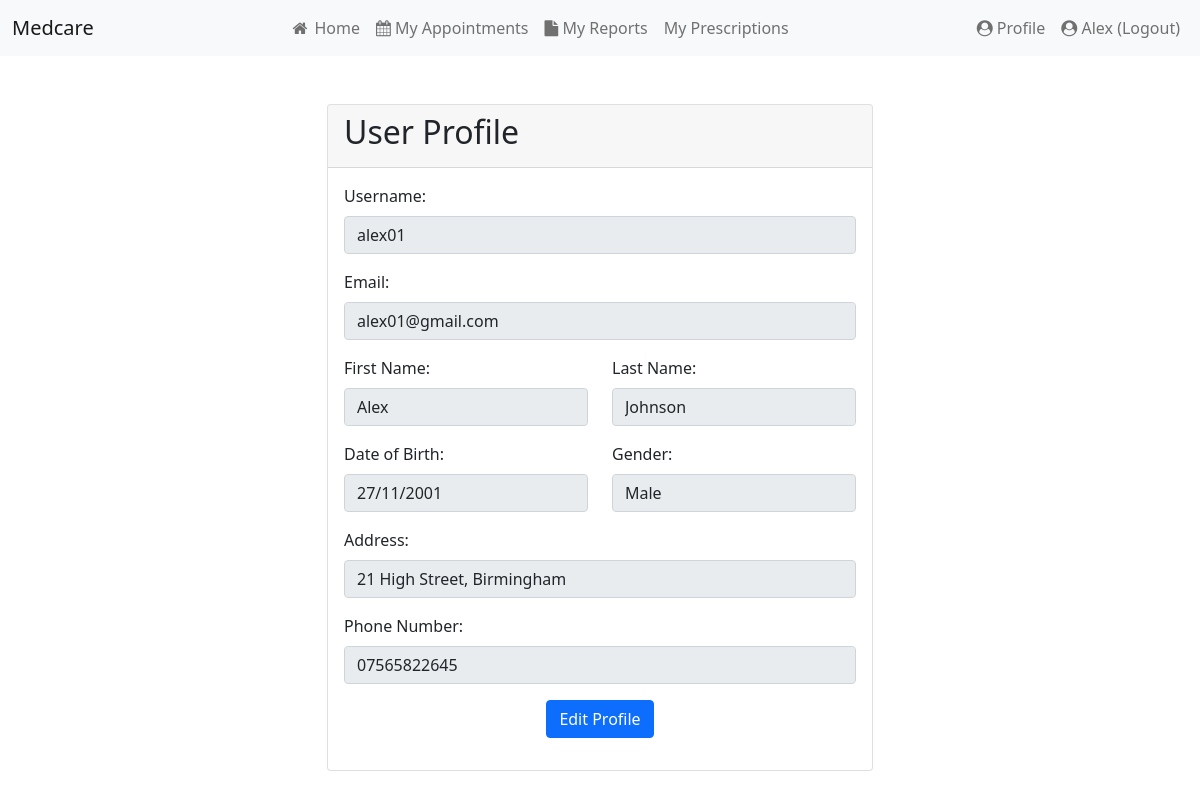
The app's page /profile.php (signed in) with its own data.
### tables this page shows
CREATE TABLE `users` (
  `user_id` int(255) NOT NULL,
  `username` varchar(50) NOT NULL,
  `password` varchar(255) NOT NULL,
  `email` varchar(255) NOT NULL,
  `first_name` char(50) NOT NULL,
  `last_name` char(50) NOT NULL,
  `security_question` varchar(255) NOT NULL,
  `security_answer` varchar(255) NOT NULL,
  `role` char(20) NOT NULL
);

CREATE TABLE `patients` (
  `patient_id` int(11) NOT NULL,
  `user_id` int(255) NOT NULL,
  `first_name` varchar(100) NOT NULL,
  `last_name` varchar(100) NOT NULL,
  `gender` varchar(50) NOT NULL,
  `DOB` date NOT NULL,
  `address` varchar(255) NOT NULL,
  `phone_number` varchar(11) NOT NULL,
  `health_condition` text DEFAULT NULL
);

### src/profile.php (the view, shortened to what this page needs)
<?php
$user_id = $_SESSION['user_id'];
$conn = getDatabase();
$stmt = $conn->prepare("SELECT * FROM users WHERE user_id = :user_id");
$stmt->bindParam(':user_id', $user_id);
$stmt->execute();
$user = $stmt->fetch(PDO::FETCH_ASSOC);
$stmt = $conn->prepare("SELECT * FROM patients WHERE user_id = :user_id");
$stmt->bindParam(':user_id', $user_id);
$stmt->execute();
$patient = $stmt->fetch(PDO::FETCH_ASSOC);
$dob = date('d/m/Y', strtotime($patient['DOB']));
?>
<!DOCTYPE html>
<html lang="en">
<head>
    <link rel="stylesheet" href="https://cdn.jsdelivr.net/npm/bootstrap@5.0.2/dist/css/bootstrap.min.css">
    <link rel="stylesheet" href="https://cdnjs.cloudflare.com/ajax/libs/font-awesome/4.7.0/css/font-awesome.min.css">
</head>
<body>
    <?php include 'header.php'; ?>
    <div class="container mt-5">
        <div class="row justify-content-center">
            <div class="col-md-6">
                <div class="card">
                    <div class="card-header">
                        <h2 class="card-title">User Profile</h2>
                    </div>
                    <div class="card-body">
                        <div class="mb-3">
                            <label for="username" class="form-label">Username:</label>
                            <input type="text" id="username" class="form-control" value="<?php echo $user['username']; ?>" readonly>
                        </div>
                        <div class="mb-3">
                            <label for="email" class="form-label">Email:</label>
                            <input type="email" id="email" class="form-control" value="<?php echo $user['email']; ?>" readonly>
                        </div>
                        <div class="mb-3">
                            <div class="row">
                                <div class="col">
                                    <label for="first-name" class="form-label">First Name:</label>
                                    <input type="text" id="first-name" class="form-control" value="<?php echo $user['first_name']; ?>" readonly>
                                </div>
                                <div class="col">
                                    <label for="last-name" class="form-label">Last Name:</label>
                                    <input type="text" id="last-name" class="form-control" value="<?php echo $user['last_name']; ?>" readonly>
                                </div>
                            </div>
                        </div>
                        <div class="mb-3">
                            <div class="row">
                                <div class="col">
                                    <label for="dob" class="form-label">Date of Birth:</label>
                                    <input type="text" id="dob" class="form-control" value="<?php echo $dob; ?>" readonly>
                                </div>
                                <div class="col">
                                    <label for="gender" class="form-label">Gender:</label>
                                    <input type="text" id="gender" class="form-control" value="<?php echo $patient['gender']; ?>" readonly>
                                </div>
                            </div>
                        </div>
                        <div class="mb-3">
                        <div class="mb-3">
                            <label for="address" class="form-label">Address:</label>
                            <input type="text" id="address" class="form-control" value="<?php echo $patient['address']; ?>" readonly>
                        </div>
                        <div class="mb-3">
                            <label for="phone" class="form-label">Phone Number:</label>
                            <input type="text" id="phone" class="form-control" value="<?php echo $patient['phone_number']; ?>" readonly>
                        </div>
                        <div class="text-center">
                            <a href="edit_profile.php" class="btn btn-primary">Edit Profile</a>
                        </div>
                    </div>
                </div>
            </div>
        </div>
    </div>
</body>
</html>

### records on screen
users: username "alex01", email "alex01@gmail.com", first_name "Alex", last_name "Johnson"
patients: DOB "27/11/2001", gender "Male", address "21 High Street, Birmingham", phone_number "07565822645"

### other values on screen
$first_name "Alex"
